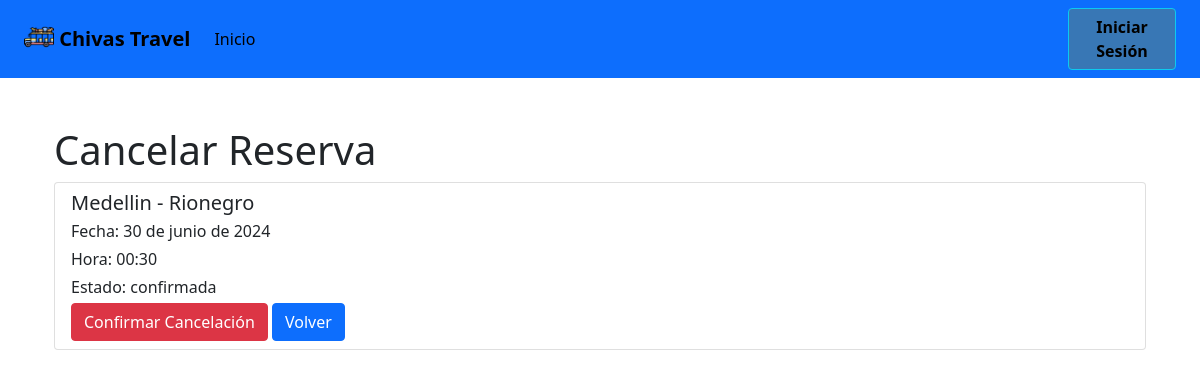
The page /paseos/cancelarReserva/7/ on the database as committed earlier.
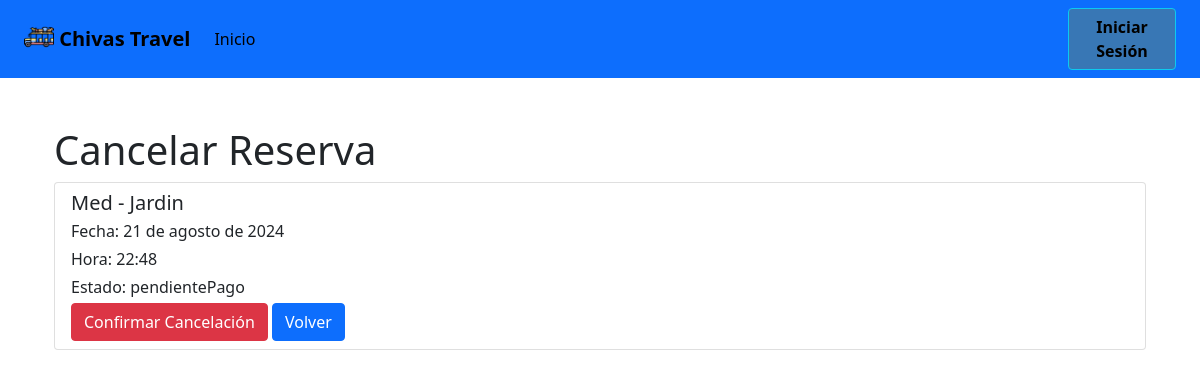
The same page on the database as committed later.
### paseos/models.py (models this page shows, shortened)
class Reserva(models.Model):
    paseo = models.ForeignKey(Paseo, on_delete=models.CASCADE)
    estado = models.CharField(max_length=100)
    fechaCreacion = models.DateField()
    valor = models.IntegerField()
    paquete = models.ForeignKey(Paquete, on_delete=models.CASCADE, default='none')
    comprobantePago = models.CharField(max_length=200000, default='none')
    persona = models.ForeignKey(Cliente, on_delete=models.CASCADE)

class Paseo(models.Model):
    imagen = models.CharField(max_length=500000, default='default_value')
    origen = models.CharField(max_length=100)
    destino = models.CharField(max_length=100)
    descripcion = models.CharField(max_length=300)
    fecha = models.DateField()
    hora = models.TimeField()
    chiva = models.ForeignKey(Chiva, on_delete=models.CASCADE)
    esquemaCobro = models.ForeignKey(EsquemaCobro, on_delete=models.CASCADE)
    disponibilidad = models.IntegerField()

### paseos/views.py (the view, shortened to what this page needs)
# urls.py: path('cancelarReserva/<int:reserva_id>/', views.cancelarReserva, name='cancelarReserva'),
def cancelarReserva(request, reserva_id):
    reserva = get_object_or_404(Reserva, id=reserva_id)
    return render(request, 'cancelarReserva.html', {'reserva': reserva})

### paseos/templates/cancelarReserva.html (shortened to what this page needs)
<!DOCTYPE html>
<html lang="en">
<head>
    {% load static %}
    <link rel="stylesheet" href="{% static 'styles.css' %}">
</head>
<body>
    {% include 'navbarCliente.html' %}
    <div class="container mt-5">
        <h1>Cancelar Reserva</h1>
        <div class="list-group">
            <div class="list-group-item">
                <h5 class="mb-1">{{ reserva.paseo.origen }} - {{ reserva.paseo.destino }}</h5>
                <p class="mb-1">Fecha: {{ reserva.paseo.fecha }}</p>
                <p class="mb-1">Hora: {{ reserva.paseo.hora }}</p>
                <p class="mb-1">Estado: {{ reserva.estado }}</p>
                <form method="POST" class="form-inline">
                    <button type="submit" class="btn btn-danger">Confirmar Cancelación</button>
                    <a href="{% url 'consultarReserva'%}" class="btn btn-primary">Volver</a>
                </form>
            </div>
        </div>
    </div>
</body>
</html>

Rows that differ between the two databases and show on the page:
changed Reserva: paseo.origen "Medellin" → "Med"; paseo.destino "Rionegro" → "Jardin"; paseo.fecha "30 de junio de 2024" → "21 de agosto de 2024"; paseo.hora "00:30" → "22:48"; estado "confirmada" → "pendientePago"
